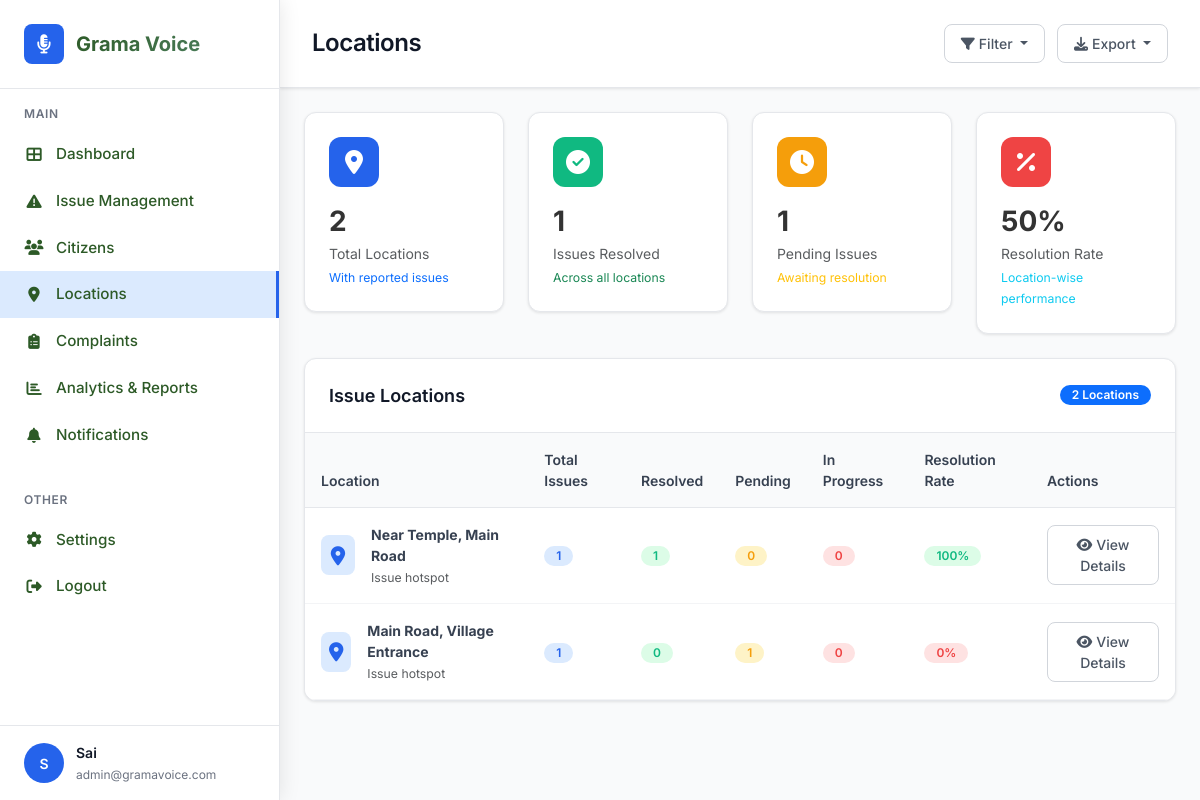
Page /admin/locations.php (signed in) on the committed database.
### tables this page shows
CREATE TABLE IF NOT EXISTS panchayat_admins (
    id INT PRIMARY KEY AUTO_INCREMENT,
    name VARCHAR(255) NOT NULL,
    phone VARCHAR(15) UNIQUE NOT NULL,
    password VARCHAR(255) NOT NULL,
    village_name VARCHAR(255) NOT NULL,
    email VARCHAR(255) DEFAULT NULL,
    profile_image VARCHAR(500) DEFAULT NULL,
    status ENUM('active', 'inactive') DEFAULT 'active',
    created_at TIMESTAMP DEFAULT CURRENT_TIMESTAMP,
    updated_at TIMESTAMP DEFAULT CURRENT_TIMESTAMP ON UPDATE CURRENT_TIMESTAMP
);

### config/db.php (called while the page is built, shortened)
<?php
class Database {
    private $connection;
    private static $instance = null;
    private function __construct() {
        try {
            $this->connection = new mysqli(DB_HOST, DB_USERNAME, DB_PASSWORD, DB_NAME);
            $this->connection->set_charset("utf8");
        } catch (Exception $e) {
            $this->logError("Database connection error: " . $e->getMessage());
            die("Database connection error: " . $e->getMessage());
        }
    }
    public static function getInstance() {
        if (self::$instance === null) {
            self::$instance = new self();
        }
        return self::$instance;
    }
    public function prepare($sql) {
        try {
            $stmt = $this->connection->prepare($sql);
            return $stmt;
        } catch (Exception $e) {
            $this->logError("Prepare exception: " . $e->getMessage() . " | SQL: " . $sql);
            return false;
        }
    }
}
function getDB() {
    return Database::getInstance();
}
?>

### admin/locations.php (the view, shortened to what this page needs)
<?php
require_once '../config/db.php';
$db = getDB();
$admin_id = $_SESSION['admin_id'];
$stmt = $db->prepare("SELECT * FROM panchayat_admins WHERE id = ?");
$stmt->bind_param("i", $admin_id);
$stmt->execute();
$admin = $stmt->get_result()->fetch_assoc();
$where_conditions = ["assigned_to = ?", "location IS NOT NULL", "location != ''"];
$params = [$admin_id];
$param_types = "i";
$where_clause = implode(" AND ", $where_conditions);
$stmt = $db->prepare("
    SELECT location,
           COUNT(*) as issue_count,
           COUNT(CASE WHEN status = 'Resolved' THEN 1 END) as resolved_count,
           COUNT(CASE WHEN status = 'Pending' THEN 1 END) as pending_count,
           COUNT(CASE WHEN status = 'In Progress' THEN 1 END) as in_progress_count
    FROM issues
    WHERE $where_clause
    GROUP BY location
    ORDER BY issue_count DESC
");
$stmt->bind_param($param_types, ...$params);
$stmt->execute();
$locations = $stmt->get_result()->fetch_all(MYSQLI_ASSOC);
?>
<!DOCTYPE html>
<html lang="en">
<head>
    <link href="https://cdn.jsdelivr.net/npm/bootstrap@5.3.0/dist/css/bootstrap.min.css" rel="stylesheet">
    <link rel="stylesheet" href="../styles.css">
    <link rel="stylesheet" href="https://cdnjs.cloudflare.com/ajax/libs/font-awesome/6.4.0/css/all.min.css">
</head>
<body>
    <div class="sidebar">
        <div class="sidebar-brand">
            <div class="brand-logo">
                <div class="brand-icon">
                    <i class="fas fa-microphone-alt"></i>
                </div>
                <div class="brand-text">Grama Voice</div>
            </div>
        </div>
        <div class="sidebar-nav">
            <div class="nav-section">
                <div class="nav-section-title">Main</div>
                <nav class="nav flex-column">
                    <a class="nav-link" href="dashboard.php">
                        <i class="fas fa-th-large nav-icon"></i>Dashboard
                    </a>
                    <a class="nav-link" href="issue_management.php">
                        <i class="fas fa-exclamation-triangle nav-icon"></i>Issue Management
                    </a>
                    <a class="nav-link" href="citizens.php">
                        <i class="fas fa-users nav-icon"></i>Citizens
                    </a>
                    <a class="nav-link active" href="locations.php">
                        <i class="fas fa-map-marker-alt nav-icon"></i>Locations
                    </a>
                    <a class="nav-link" href="complaints.php">
                        <i class="fas fa-clipboard-list nav-icon"></i>Complaints
                    </a>
                    <a class="nav-link" href="analytics.php">
                        <i class="fas fa-chart-bar nav-icon"></i>Analytics & Reports
                    </a>
                    <a class="nav-link" href="view_all_notifications.php">
                        <i class="fas fa-bell nav-icon"></i>Notifications
                    </a>
                </nav>
            </div>
            <div class="nav-section">
                <div class="nav-section-title">Other</div>
                <nav class="nav flex-column">
                    <a class="nav-link" href="profile.php">
                        <i class="fas fa-cog nav-icon"></i>Settings
                    </a>
                    <a class="nav-link" href="../auth/logout.php">
                        <i class="fas fa-sign-out-alt nav-icon"></i>Logout
                    </a>
                </nav>
            </div>
        </div>
        <div class="user-profile">
            <div class="user-info">
                <div class="user-avatar" style="background-image: <?php echo !empty($admin['profile_image']) && file_exists('../uploads/profiles/' . $admin['profile_image']) ? 'url(../uploads/profiles/' . htmlspecialchars($admin['profile_image']) . ')' : 'none'; ?>; background-size: cover; background-position: center;">
                    <?php if (empty($admin['profile_image']) || !file_exists('../uploads/profiles/' . $admin['profile_image'])): ?>
                        <?php echo strtoupper(substr($admin['name'], 0, 1)); ?>
                    <?php endif; ?>
                </div>
                <div class="user-details">
                    <h6><?php echo $admin['name']; ?></h6>
                    <small><?php echo $admin['email'] ?? 'admin@gramavoice.com'; ?></small>
                </div>
            </div>
        </div>
    </div>
    <div class="main-content">
        <div class="top-header">
            <div class="header-content">
                <h1 class="page-title">Locations</h1>
                <div class="header-actions">
                    <div class="dropdown">
                        <button class="btn-outline dropdown-toggle" type="button" data-bs-toggle="dropdown">
                            <i class="fas fa-filter me-1"></i>Filter
                        </button>
                    </div>
                    <div class="dropdown">
                        <button class="btn-outline dropdown-toggle" type="button" data-bs-toggle="dropdown">
                            <i class="fas fa-download me-1"></i>Export
                        </button>
                    </div>
                </div>
            </div>
        </div>
        <div class="p-4">
            <div class="row g-4 mb-4">
                <div class="col-md-3">
                    <div class="stats-card">
                        <div class="stats-icon primary">
                            <i class="fas fa-map-marker-alt"></i>
                        </div>
                        <h3 class="fw-bold mb-1"><?php echo count($locations); ?></h3>
                        <p class="text-muted mb-0">Total Locations</p>
                        <small class="text-primary">With reported issues</small>
                    </div>
                </div>
                <div class="col-md-3">
                    <div class="stats-card">
                        <div class="stats-icon success">
                            <i class="fas fa-check-circle"></i>
                        </div>
                        <h3 class="fw-bold mb-1"><?php echo array_sum(array_column($locations, 'resolved_count')); ?></h3>
                        <p class="text-muted mb-0">Issues Resolved</p>
                        <small class="text-success">Across all locations</small>
                    </div>
                </div>
                <div class="col-md-3">
                    <div class="stats-card">
                        <div class="stats-icon warning">
                            <i class="fas fa-clock"></i>
                        </div>
                        <h3 class="fw-bold mb-1"><?php echo array_sum(array_column($locations, 'pending_count')); ?></h3>
                        <p class="text-muted mb-0">Pending Issues</p>
                        <small class="text-warning">Awaiting resolution</small>
                    </div>
                </div>
                <div class="col-md-3">
                    <div class="stats-card">
                        <div class="stats-icon info">
                            <i class="fas fa-percentage"></i>
                        </div>
                        <h3 class="fw-bold mb-1">
                            <?php
                            $total_issues = array_sum(array_column($locations, 'issue_count'));
                            $resolved_issues = array_sum(array_column($locations, 'resolved_count'));
                            $resolution_rate = $total_issues > 0 ? round(($resolved_issues / $total_issues) * 100) : 0;
                            echo $resolution_rate;
                            ?>%
                        </h3>
                        <p class="text-muted mb-0">Resolution Rate</p>
                        <small class="text-info">Location-wise performance</small>
                    </div>
                </div>
            </div>
            <div class="table-container">
                <div class="table-header">
                    <h5 class="table-title">Issue Locations</h5>
                    <div class="table-actions">
                        <span class="badge bg-primary"><?php echo count($locations); ?> Locations</span>
                    </div>
                </div>
                <div class="table-responsive">
                    <table class="table table-hover mb-0">
                        <thead>
                            <tr>
                                <th>Location</th>
                                <th>Total Issues</th>
                                <th>Resolved</th>
                                <th>Pending</th>
                                <th>In Progress</th>
                                <th>Resolution Rate</th>
                                <th>Actions</th>
                            </tr>
                        </thead>
                        <tbody>
                            <?php if (empty($locations)): ?>
                                <tr>
                                    <td colspan="7" class="text-center py-5">
                                        <i class="fas fa-map-marker-alt text-muted" style="font-size: 3rem;"></i>
                                        <h5 class="text-muted mt-3">No locations found</h5>
                                        <p class="text-muted">Locations will appear here when citizens report issues from different areas.</p>
                                    </td>
                                </tr>
                            <?php else: ?>
                                <?php foreach ($locations as $location): ?>
                                    <tr>
                                        <td>
                                            <div class="d-flex align-items-center gap-3">
                                                <div class="location-icon">
                                                    <i class="fas fa-map-marker-alt"></i>
                                                </div>
                                                <div>
                                                    <div class="fw-bold"><?php echo htmlspecialchars($location['location']); ?></div>
                                                    <small class="text-muted">Issue hotspot</small>
                                                </div>
                                            </div>
                                        </td>
                                        <td>
                                            <span class="badge badge-primary"><?php echo $location['issue_count']; ?></span>
                                        </td>
                                        <td>
                                            <span class="badge badge-success"><?php echo $location['resolved_count']; ?></span>
                                        </td>
                                        <td>
                                            <span class="badge badge-warning"><?php echo $location['pending_count']; ?></span>
                                        </td>
                                        <td>
                                            <span class="badge badge-danger"><?php echo $location['in_progress_count']; ?></span>
                                        </td>
                                        <td>
                                            <?php
                                            $rate = $location['issue_count'] > 0 ? round(($location['resolved_count'] / $location['issue_count']) * 100) : 0;
                                            $rate_class = $rate >= 80 ? 'success' : ($rate >= 50 ? 'warning' : 'danger');
                                            ?>
                                            <span class="badge badge-<?php echo $rate_class; ?>"><?php echo $rate; ?>%</span>
                                        </td>
                                        <td>
                                            <button class="btn-outline btn-sm" data-bs-toggle="modal" data-bs-target="#locationModal<?php echo md5($location['location']); ?>">
                                                <i class="fas fa-eye me-1"></i>View Details
                                            </button>
                                        </td>
                                    </tr>
                                <?php endforeach; ?>
                            <?php endif; ?>
                        </tbody>
                    </table>
                </div>
            </div>
        </div>
    </div>
</body>
</html>

### styles.css (style rules this page uses)
:root { --primary-green: #2d5a27; --secondary-green: #4a7c59; --accent-brown: #8b4513; --warm-yellow: #f4d03f; --bright-orange: #ff8c00; --light-green: #90ee90; --dark-brown: #654321; --cream: #f5f5dc; --white: #ffffff; --gray: #666; --light-gray: #f8f9fa; --gradient-primary: linear-gradient(135deg, var(--primary-green), var(--secondary-green)); --gradient-warm: linear-gradient(135deg, var(--warm-yellow), var(--bright-orange)); --gradient-highlight: linear-gradient(135deg, #ffc107, #ff8c00); --shadow-soft: 0 10px 30px rgba(0, 0, 0, 0.1); --shadow-medium: 0 15px 40px rgba(0, 0, 0, 0.15); --shadow-strong: 0 20px 50px rgba(0, 0, 0, 0.2); }
:root { --bs-primary: var(--primary-green); --bs-secondary: var(--secondary-green); --bs-warning: var(--warm-yellow); --bs-success: var(--light-green); --bs-dark: var(--dark-brown); }
body { font-family: 'Inter', -apple-system, BlinkMacSystemFont, 'Segoe UI', Roboto, sans-serif; line-height: 1.6; color: #333; overflow-x: hidden; font-weight: 400; font-size: 16px; -webkit-font-smoothing: antialiased; -moz-osx-font-smoothing: grayscale; }
.brand-icon { font-size: 1.5rem; color: var(--warm-yellow); transition: all 0.3s ease; }
.brand-text { background: linear-gradient(135deg, var(--primary-green), var(--secondary-green)); -webkit-background-clip: text; -webkit-text-fill-color: transparent; background-clip: text; font-weight: 800; }
.nav-link { font-family: 'Inter', sans-serif; font-weight: 500 !important; color: var(--primary-green) !important; transition: color 0.3s ease; position: relative; font-size: 0.95rem; }
.nav-link::after { content: ''; position: absolute; width: 0; height: 2px; bottom: -5px; left: 50%; background: var(--warm-yellow); transition: all 0.3s ease; transform: translateX(-50%); }
h1, .h1 { font-family: 'Inter', sans-serif; font-weight: 800; line-height: 1.1; letter-spacing: -0.02em; }
h3, .h3 { font-family: 'Inter', sans-serif; font-weight: 600; line-height: 1.3; }
h5, .h5 { font-family: 'Inter', sans-serif; font-weight: 500; line-height: 1.4; }
h6, .h6 { font-family: 'Inter', sans-serif; font-weight: 500; line-height: 1.5; }
p, .lead { font-family: 'Inter', sans-serif; font-weight: 400; line-height: 1.6; }
html { scroll-behavior: smooth; }

### rows in the picture
panchayat_admins: name "S", name "Sai", email "admin@gramavoice.com"

### other values in the picture
count($locations) "2"
array_sum(array_column($locations, 'resolved_count')) "1"
array_sum(array_column($locations, 'pending_count')) "1"
$resolution_rate "50"
$location['location'] "Near Temple, Main Road"
$location['issue_count'] "1"
$location['resolved_count'] "1"
$location['pending_count'] "0"
$location['in_progress_count'] "0"
$rate "100"
$location['location'] "Main Road, Village Entrance"
$location['resolved_count'] "0"
$location['pending_count'] "1"
$rate "0"
